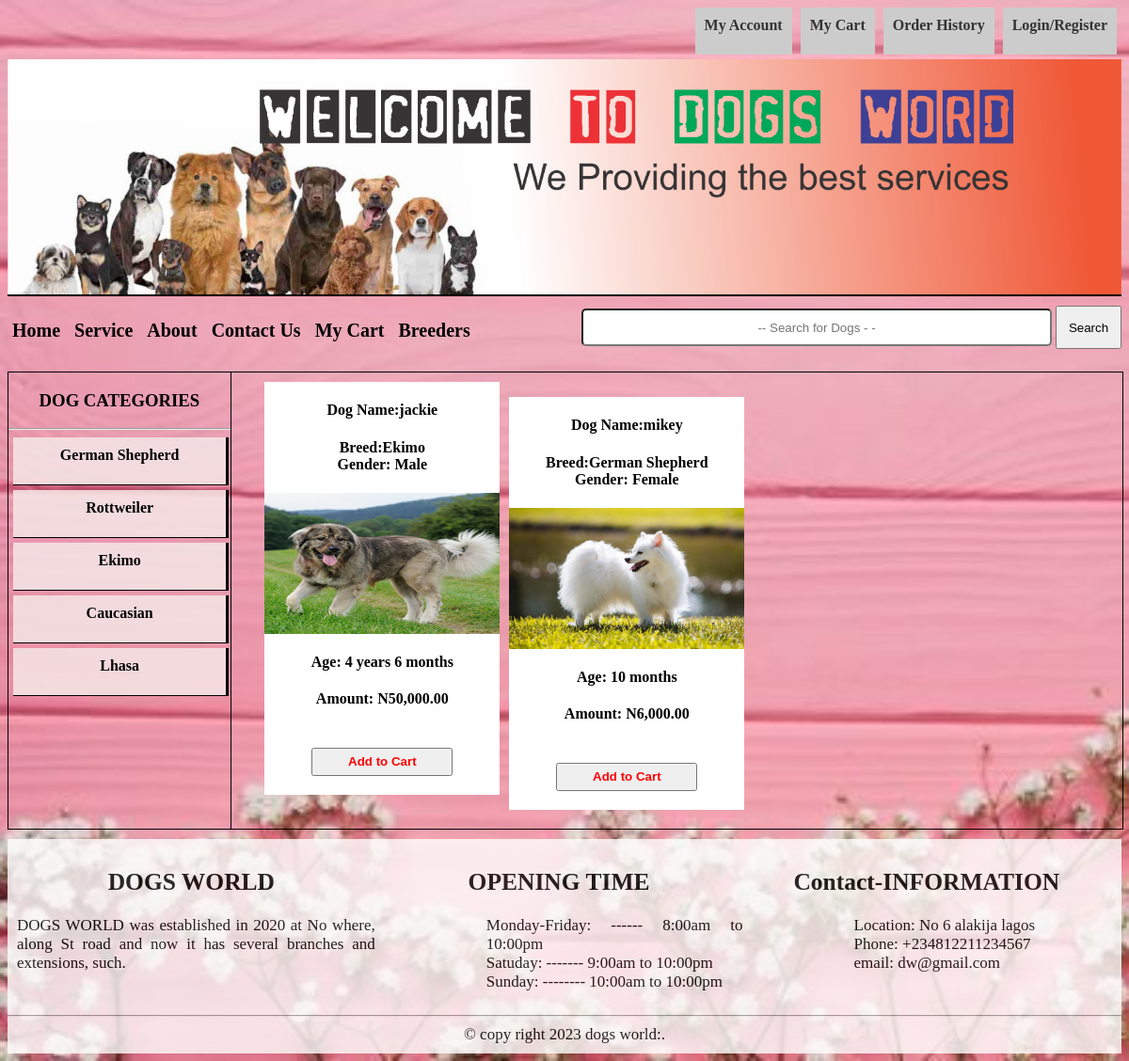
The page / on the database its author committed.
### tables this page shows
CREATE TABLE `category` (
  `id` int(4) NOT NULL,
  `name` varchar(25) NOT NULL
);

CREATE TABLE `dogs` (
  `id` int(15) NOT NULL,
  `name` varchar(25) NOT NULL,
  `category` varchar(25) NOT NULL,
  `gender` varchar(25) NOT NULL,
  `dob` varchar(50) NOT NULL,
  `age` varchar(50) NOT NULL,
  `image` varchar(200) NOT NULL,
  `price` varchar(10) NOT NULL,
  `quantity` int(10) NOT NULL,
  `petid` varchar(40) DEFAULT NULL,
  `user_id` int(5) NOT NULL,
  `healthy` text,
  `medication` text,
  `date_added` varchar(15) NOT NULL
);

CREATE TABLE `sub_category` (
  `id` int(4) NOT NULL,
  `sub_cat` varchar(25) NOT NULL
);

### index.php (the view, shortened to what this page needs)
<?php
include('menu-2.php');
include('header.php');
require('connect.php');
$sql="SELECT dogs.id AS dog_id,dogs.name AS dog_name,dogs.image AS dog_image,dogs.price AS price,dogs.age,
category.name AS category_name,
sub_category.sub_cat AS sub_cat,dogs.category,dogs.gender,category.id,sub_category.id
 FROM `dogs` INNER JOIN `category` ON dogs.category=category.id INNER JOIN `sub_category` ON dogs.gender=sub_category.id ORDER BY dog_name ASC";
$stmt = $pdo->prepare($sql);
$stmt->execute();
$dogs= $stmt->fetchAll(PDO::FETCH_ASSOC);
$sql="SELECT `id`,`name`  FROM category";
$stmt = $pdo->prepare($sql);
$stmt->execute();
$cts= $stmt->fetchAll(PDO::FETCH_ASSOC);
?>
  <div id="main-content" >
    <div class="content-left">
        <h3 style="text-align:center">DOG CATEGORIES</h3>
		<hr>
        <div class="admin_panel">
            <ul>
                <li>
                <?php
                foreach($cts as $ct){
                    ?>
                <a href="d-category.php?cid=<?php echo $ct['id'];?>">
                <?php echo $ct['name'];?></a>
                <?php }?>
                </li>
            </ul>
        </div>
    </div>
<div class="right" style="height:auto;">
<?php
          foreach($dogs as $dog){
          ?>
         <form action="d-category.php?action=add" method="post">
          <div class="product-container">
                <h4 style="align:left">Dog Name:<?php echo  $dog['dog_name'] ;?></h4>
                <h4>Breed:<?php echo $dog['category_name']." <br/> Gender: ". $dog['sub_cat'];?></h4>
                <img src="dogs/<?php echo $dog['dog_image'];?>" alt="" width="100%" height="150px">
                <h4>Age: <?=$dog['age'];?></h4>
                <h4>Amount:  N<?php echo number_format($dog['price'],2);?></h4>
                <br>
                <input type="submit" name="add_to_chart" value="Add to Cart">
             </div>
           </form>
           <?php
          }
           ?>
  </div>
</div>
<?php include('footer.php');
?>

### menu-2.php (shortened to what this page needs)
<?php
	if($_SESSION==false){
		echo'<div class="menu-container">
    <ul>
        <li><a href="user-account.php">My Account</a></li>
        <li><a href="cart.php">My Cart</a></li>
        <li><a href="order-history.php">Order History</a></li>
        <li><a href="login_reg.php">Login/Register</a></li>
    </ul>
</div>';
	}
?>

### header.php (shortened to what this page needs)
<!DOCTYPE html>
<html lang="en">
<head>
  <link rel="stylesheet" href="css/style.css">
</head>
<body>
<div class="container">
  <div class="header" style="border-bottom:2px solid black;">
  </div>
  <div class="nav">
    <ul>
      <li><a href="index.php">Home</a></li>
      <li><a href="services.php">Service</a></li>
      <li><a href="about.php">About</a></li>
      <li><a href="contact.php">Contact Us</a></li>
      <li><a href="cart.php">My Cart</a></li>
      <li><a href="breeder-log.php">Breeders</a></li>
    </ul>
	<form action="search.php" method="post">
     <div class="search-box">
		<input type="text" id="search-box" autocomplete="off" name="search-product" style="text-align:center" value="" placeholder="-- Search for Dogs - -">
	<input type="submit" id="search" name="search" value="Search">
	</div>
    </form>
  </div>

### footer.php
<div class="footer">
  <div class="foot-container">
  <div class="footer-left">
    <h2>DOGS WORLD</h2>
    <P style="margin-left:10px;text-align:justify">DOGS WORLD was established in 2020 at No where, along St road and now it has several branches and extensions, such. </P>
  </div>
  <div class="footer-middle" style="text-align:center">
    <h2>OPENING TIME</h2>
    <ul style="margin-left:20%;">
      <li>Monday-Friday: ------ 8:00am to 10:00pm</li>
      <li>Satuday:      ------- 9:00am to 10:00pm</li>
      <li>Sunday: -------- 10:00am to 10:00pm</li>
    </ul>
  </div>
  <div class="footer-right">
    <h2>Contact-INFORMATION</h2>
    <ul style="margin-left:20%;">
      <li>Location: No 6 alakija lagos </li>
      <li>Phone:  +234812211234567</li>
      <li>email:  dw@gmail.com</li>
    </ul>
  </div>
</div>
<hr>
  &copy copy right 2023  dogs   world:.
  </div>
</div>
</body>
</html>

### css/style.css (style rules this page uses)
body { font-family:Cambria; background: #f5e6e6dc; background: url("../img/bg1.jpg")no-repeat; background-size:cover; }
.nav { padding-top: 10px; min-height: 70px; }
.nav ul { padding:0; margin: 0; }
.nav li { float: left; list-style-type: none; }
.nav a { text-decoration: none; font-weight: bold; font-size:20px; color: #000; padding: 5px; margin-top: 10px; margin-right: 5px; display: inline-block; }
.nav form { float: right; }
#search-box { height: 40px; width:500px; border-radius: 5px; }
.nav #search { height: 46px; width:70px; }
.content-left { border-right: 1px solid #000; height: auto; }
.content-left .admin_panel { width:96%; height:auto; margin-left: 5px; margin-top: 5px; margin-bottom: 20px; }
.content-left .admin_panel ul { margin: 0; padding: 0; }
.content-left .admin_panel li { list-style:none; }
.content-left .admin_panel a { text-decoration: none; display: block; width:100%; height:40px; font-weight: bold; padding-top:10px; margin-top:5px; color: black; background-color:#f5e6e6dc; border-bottom: 1px solid black; border-right: 3px solid black; text-align: center; }
.header { background: url("../img/pre.png")no-repeat; background-size:cover; background-position: center; width:auto; height:250px; border-bottom:1px solid black; }
#main-content { width:100%; border:1px solid #000; height: auto; display: grid; grid-template-columns: 20% 70%; grid-gap: 3%; }
.footer { text-align: center; font-size: 17px; height: auto; margin-top:10px; opacity: 0.8; padding-top: 10px; padding-bottom: 10px; background: #fff; }
.footer .foot-container { display: grid; grid-template-columns: 33% 33% 33%; grid-auto-rows: auto; }
.foot-container .footer-left p { text-align: justify; text-align: left; }
.foot-container .footer-middle li { list-style-type: none; text-align: justify; }
.foot-container .footer-right li { list-style-type: none; float: left; text-align: justify; }

### menu-2.php (style rules this page uses)
.menu-container { width:100%; height:30px; text-align:right; margin-bottom:25px; }
.menu-container ul { margin:0; padding:0; float:right; }
.menu-container li { list-style-type:none; display:inline-block; }
.menu-container a { display:block; color:#333; background:#ccc; padding:10px; font-weight:bold; text-decoration:none; height:100%; margin-right:5px; }

### header.php (style rules this page uses)
.search-box { position: relative; display: inline-block; }
.search-box input[type="text"], .result { width: 88%; box-sizing: border-box; }

### index.php (style rules this page uses)
.product-container { width:250px; height:auto; float:left; margin-bottom:20px; margin-right:10px; margin-top:10px; padding-bottom:20px; border:1 solid #000; background:#fff; text-align:center; }
.product-container input[type=submit] { margin-top:3px; font-weight:bold; color:red; width:150px; height:30px; }

### rows shown on the page
category: name "German Shepherd"
category: name "Rottweiler"
category: name "Ekimo"
category: name "Caucasian"
category: name "Lhasa"
dogs: name "jackie", category.name "Ekimo", sub_category.sub_cat "Male", image (picture), age "4 years 6 months", price "50,000.00"
dogs: name "mikey", category.name "German Shepherd", sub_category.sub_cat "Female", image (picture), age "10 months", price "6,000.00"
